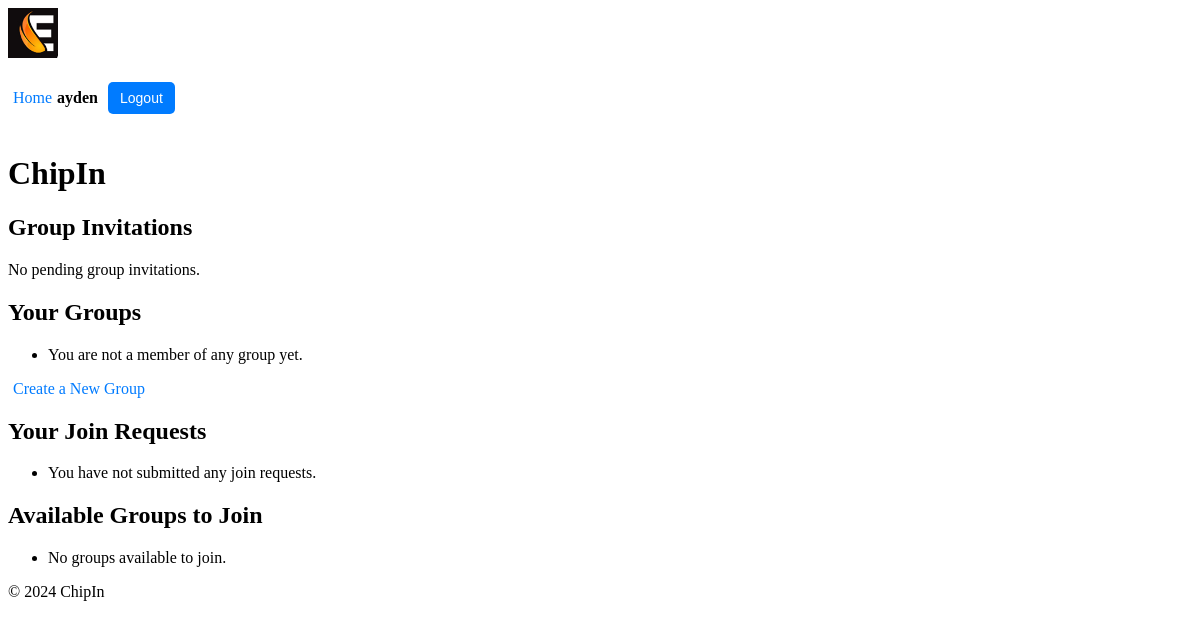
Before: /chipin/ (signed in) with the older database file.
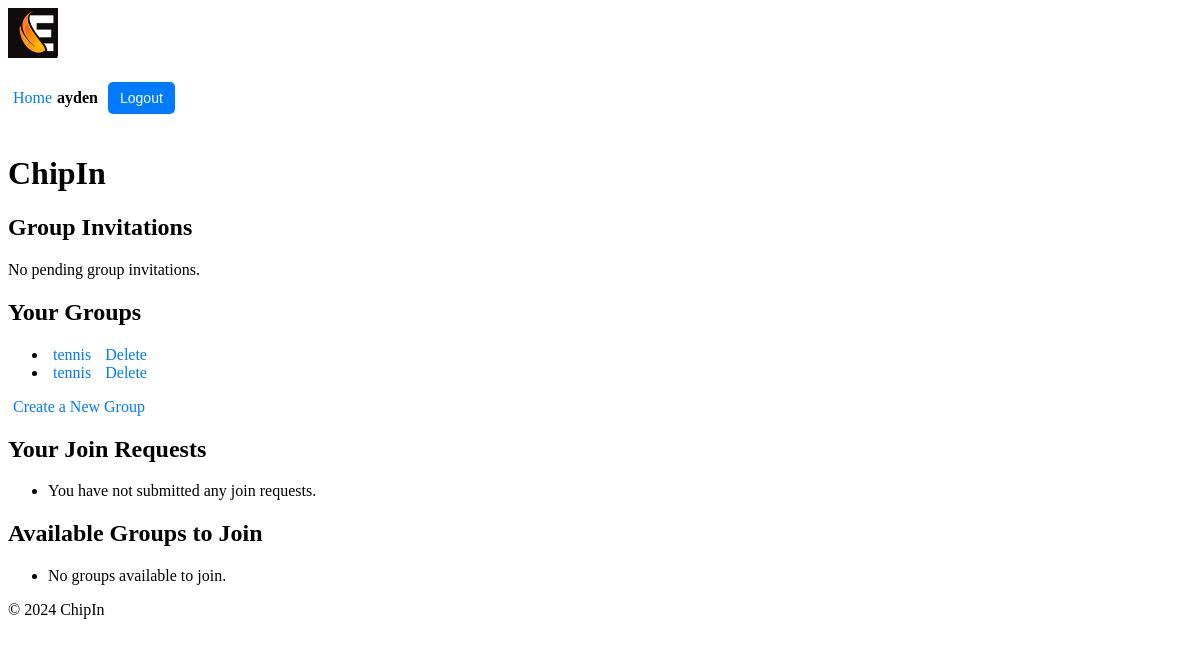
After: the same page with the newer database file.
### chipin/models.py (models this page shows, shortened)
class Group(models.Model):
    name = models.CharField(max_length=100)
    admin = models.ForeignKey(User, related_name='admin_groups', on_delete=models.CASCADE)
    members = models.ManyToManyField(User, related_name='group_memberships', blank=True)
    invited_users = models.ManyToManyField(User, related_name='pending_invitations', blank=True)

### chipin/views.py (the view)
# urls.py: path("", views.home, name="home"),
@login_required
def home(request):
    user = request.user
    pending_invitations = user.pending_invitations.all() # Get pending group invitations for the current user
    user_groups = user.group_memberships.all()  # Get groups the user is a member of
    user_join_requests = GroupJoinRequest.objects.filter(user=user)  # Get join requests sent by the user
    available_groups = Group.objects.exclude(members=user).exclude(join_requests__user=user) # Get groups the user is not a member of and the user has not requested to join
    context = {
        'pending_invitations': pending_invitations,
        'user_groups': user_groups,
        'user_join_requests': user_join_requests,
        'available_groups': available_groups
    }
    return render(request, 'chipin/home.html', context)

### chipin/context_processors.py (called while the page is built)
def user_profile(request):
    if request.user.is_authenticated:
        try:
            return {'nickname': request.user.profile.nickname}
        except Profile.DoesNotExist:
            return {'nickname': request.user.username}  # Fallback to username if no profile exists
    return {}

### chipin/templates/chipin/home.html (shortened to what this page needs)
{% extends 'chipin/base.html' %}
{% load static %}
{% block content %}
    <h1>ChipIn</h1>
    <h2>Group Invitations</h2>
    <div class="invitation-notification">
        {% if pending_invitations %}
            <ul>
                {% for group in pending_invitations %}
                    <li>
                        You have been invited to join <strong>{{ group.name }}</strong>.
                        <a href="{% url 'chipin:accept_invite' group.id %}?user_id={{ request.user.id }}">Accept</a>
                    </li>
                {% empty %}
                    <li>No pending group invitations.</li>
                {% endfor %}
            </ul>
        {% else %}
            <p>No pending group invitations.</p>
        {% endif %}
    </div>
    <h2>Your Groups</h2>
    <ul>
        {% for group in user.group_memberships.all %}
        <li>
            <a href="{% url 'chipin:group_detail' group.id %}">{{ group.name }}</a>
            {% if group.admin == request.user %}
                <a href="{% url 'chipin:delete_group' group.id %}" onclick="return confirm('Are you sure you want to delete this group?');">Delete</a>
            {% else %}
                <a href="{% url 'chipin:leave_group' group.id %}" onclick="return confirm('Are you sure you want to leave this group?');">Leave</a>
            {% endif %}
        </li>
        {% empty %}
        <li>You are not a member of any group yet.</li>
        {% endfor %}
    </ul>
    <a href="{% url 'chipin:create_group' %}">Create a New Group</a>
    <h2>Your Join Requests</h2>
    <ul>
        {% for join_request in user_join_requests %}
        <li>
            You requested to join <strong>{{ join_request.group.name }}</strong> on {{ join_request.created_at }}.
            <a href="{% url 'chipin:delete_join_request' join_request.id %}" onclick="return confirm('Are you sure you want to delete this join request?');">Delete</a>
        </li>
        {% empty %}
        <li>You have not submitted any join requests.</li>
        {% endfor %}
    </ul>
    <h2>Available Groups to Join</h2>
    <ul>
        {% for group in available_groups %}
        <li>
            <a href="{% url 'chipin:group_detail' group.id %}">{{ group.name }}</a>
            <span>- Admin: {{ group.admin.profile.nickname }}</span>
        </li>
        {% empty %}
        <li>No groups available to join.</li>
        {% endfor %}
    </ul>
{% endblock %}

Changed rows visible on the page:
added Group: name "tennis", shows "Delete"
added Group: name "tennis", shows "Delete"
Other visible differences:
text no longer shown: "You are not a member of any group yet."
